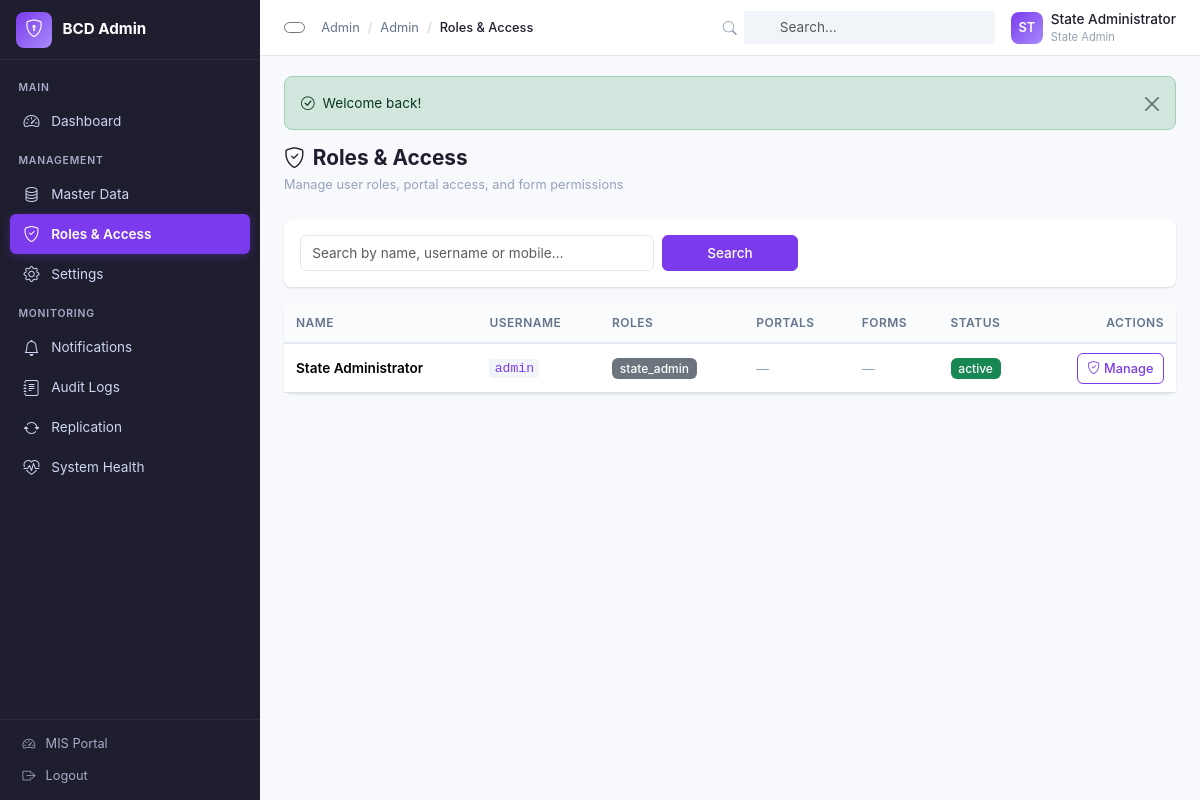
The app's page /admin/access.php (signed in) with its own data.
### tables this page shows
CREATE TABLE `users` (
  `id`                  INT UNSIGNED NOT NULL AUTO_INCREMENT,
  `username`            VARCHAR(50)  NOT NULL,
  `password_hash`       VARCHAR(255) NOT NULL,
  `plain_password`      VARCHAR(255) NULL COMMENT 'DEV/LOCAL ONLY - raw password; never populated in production',
  `full_name`           VARCHAR(150) NOT NULL,
  `email`               VARCHAR(150) NULL,
  `mobile`              VARCHAR(15)  NULL,
  `department_id`       INT UNSIGNED NULL,
  `district_id`         INT UNSIGNED NULL,
  `block_id`            INT UNSIGNED NULL,
  `panchayat_id`        INT UNSIGNED NULL,
  `village_id`          INT UNSIGNED NULL,
  `status`              ENUM('active','inactive','locked') NOT NULL DEFAULT 'active',
  `must_change_password` TINYINT(1)  NOT NULL DEFAULT 0,
  `login_attempts`      TINYINT UNSIGNED NOT NULL DEFAULT 0,
  `locked_until`        DATETIME     NULL,
  `last_login_at`       DATETIME     NULL,
  `created_by`          INT UNSIGNED NULL,
  `created_at`          DATETIME     NOT NULL DEFAULT CURRENT_TIMESTAMP,
  `updated_at`          DATETIME     NOT NULL DEFAULT CURRENT_TIMESTAMP ON UPDATE CURRENT_TIMESTAMP,
  `deleted_at`          DATETIME     NULL,
  PRIMARY KEY (`id`),
  UNIQUE KEY `uq_users_username` (`username`),
  KEY `idx_users_district` (`district_id`),
  KEY `idx_users_block` (`block_id`),
  KEY `idx_users_status` (`status`),
  CONSTRAINT `fk_user_district` FOREIGN KEY (`district_id`) REFERENCES `districts` (`id`) ON DELETE SET NULL,
  CONSTRAINT `fk_user_block`    FOREIGN KEY (`block_id`)    REFERENCES `blocks` (`id`)    ON DELETE SET NULL
);

### common/helpers.php (called while the page is built, shortened)
<?php
function base_path(string $path = ''): string
{
    return dirname(__DIR__) . ($path !== '' ? DIRECTORY_SEPARATOR . $path : '');
}
function config(string $key, mixed $default = null): mixed
{
    $parts = explode('.', $key);
    $file = array_shift($parts);
    $path = base_path('config/' . $file . '.php');
    static $cache = [];
    if (!isset($cache[$file])) {
        $cache[$file] = is_file($path) ? (require $path) : [];
    }
    $value = $cache[$file];
    foreach ($parts as $part) {
        if (!is_array($value) || !array_key_exists($part, $value)) {
            return $default;
        }
        $value = $value[$part];
    }
    return $value;
}
function view(string $name, array $data = []): string
{
    $file = base_path('common/views/' . $name . '.php');
    extract($data, EXTR_SKIP);
    require $file;
    return (string) ob_get_clean();
}
function e(mixed $value): string
{
    return htmlspecialchars((string) ($value ?? ''), ENT_QUOTES | ENT_SUBSTITUTE, 'UTF-8');
}
function flash(string $key, ?string $message = null): ?string
{
    $value = $_SESSION['_flash'][$key] ?? null;
    return $value;
}

### common/src/Models/User.php (called while the page is built, shortened)
<?php
final class User
{
    private array $roles = [];
    private function __construct(private array $data)
    {
        $this->loadAccess();
    }
    public static function find(int $id): ?self
    {
        $stmt = Connection::instance()->prepare('SELECT * FROM users WHERE id = :id AND deleted_at IS NULL');
        $stmt->execute(['id' => $id]);
        $row = $stmt->fetch();
        return $row === false ? null : new self($row);
    }
    private function loadAccess(): void
    {
        $pdo = Connection::instance();
        $stmt = $pdo->prepare(
            'SELECT r.code, r.name FROM roles r
             JOIN user_roles ur ON ur.role_id = r.id
             WHERE ur.user_id = :id'
        );
        $stmt->execute(['id' => $this->id()]);
        $this->roles = $stmt->fetchAll();
        $stmt = $pdo->prepare(
            'SELECT DISTINCT p.code FROM permissions p
             JOIN role_permissions rp ON rp.permission_id = p.id
             JOIN user_roles ur ON ur.role_id = rp.role_id
             WHERE ur.user_id = :id'
        );
        $stmt->execute(['id' => $this->id()]);
        $this->permissions = $stmt->fetchAll(PDO::FETCH_COLUMN);
        $stmt = $pdo->prepare(
            'SELECT portal FROM user_portal_access WHERE user_id = :id'
        );
        $stmt->execute(['id' => $this->id()]);
        $this->portals = $stmt->fetchAll(PDO::FETCH_COLUMN);
    }
    public function id(): int
    {
        return (int) $this->data['id'];
    }
    public function fullName(): string
    {
        return (string) $this->data['full_name'];
    }
    public function roleCodes(): array
    {
        return array_column($this->roles, 'code');
    }
    public function hasRole(string $code): bool
    {
        return in_array($code, $this->roleCodes(), true);
    }
    public function isStateAdmin(): bool
    {
        return $this->hasRole('state_admin');
    }
}

### common/src/Auth/SessionAuth.php (called while the page is built, shortened)
<?php
final class SessionAuth
{
    public static function user(): ?User
    {
        $id = $_SESSION[self::SESSION_KEY] ?? null;
        $user = User::find((int) $id);
        $lifetime = config('app.session_lifetime', 7200);
        return $user;
    }
}

### common/src/Database/Connection.php (called while the page is built, shortened)
<?php
final class Connection
{
    private static ?PDO $instance = null;
    public static function instance(?string $dbName = null): PDO
    {
        if (self::$instance instanceof PDO) {
            return self::$instance;
        }
        $config = config('database');
        $dbName ??= $config['name'];
        $dsn = sprintf(
            'mysql:host=%s;port=%d;dbname=%s;charset=%s',
            $config['host'],
            $config['port'],
            $dbName,
            $config['charset']
        );
        try {
            $pdo = new PDO($dsn, $config['user'], $config['pass'], [
                PDO::ATTR_ERRMODE            => PDO::ERRMODE_EXCEPTION,
                PDO::ATTR_DEFAULT_FETCH_MODE => PDO::FETCH_ASSOC,
                PDO::ATTR_EMULATE_PREPARES   => false,
                PDO::ATTR_STRINGIFY_FETCHES  => false,
            ]);
        } catch (PDOException $e) {
            throw new \RuntimeException('Database connection failed: ' . $e->getMessage(), (int) $e->getCode(), $e);
        }
        self::$instance = $pdo;
        return $pdo;
    }
}

### common/src/Services/UserService.php (called while the page is built, shortened)
<?php
final class UserService
{
    public function list(?string $search = '', int $page = 1, int $perPage = 25, ?User $actor = null): array
    {
        $pdo = Connection::instance();
        $where = 'u.deleted_at IS NULL';
        $params = [];
        [$scopeSql, $scopeParams] = $actor !== null ? $this->scopeConditions($actor) : ['', []];
        $offset = max(0, ($page - 1) * $perPage);
        $stmt = $pdo->prepare("SELECT COUNT(*) FROM users u WHERE {$where}");
        $stmt->execute($params);
        $total = (int) $stmt->fetchColumn();
        $stmt = $pdo->prepare(
            "SELECT u.*, GROUP_CONCAT(DISTINCT r.code) AS roles
             FROM users u
             LEFT JOIN user_roles ur ON ur.user_id = u.id
             LEFT JOIN roles r ON r.id = ur.role_id
             WHERE {$where}
             GROUP BY u.id
             ORDER BY u.created_at DESC
             LIMIT {$perPage} OFFSET {$offset}"
        );
        $stmt->execute($params);
        return ['total' => $total, 'page' => $page, 'users' => $stmt->fetchAll()];
    }
    public function portalsOf(int $userId): array
    {
        $stmt = Connection::instance()->prepare('SELECT portal FROM user_portal_access WHERE user_id = :id');
        $stmt->execute(['id' => $userId]);
        return $stmt->fetchAll(PDO::FETCH_COLUMN);
    }
    public function formsOf(int $userId): array
    {
        $stmt = Connection::instance()->prepare('SELECT form_id FROM user_form_access WHERE user_id = :id');
        $stmt->execute(['id' => $userId]);
        return array_map('intval', $stmt->fetchAll(PDO::FETCH_COLUMN));
    }
    private function scopeConditions(User $actor): array
    {
        if ($actor->isStateAdmin()) {
            return ['', []];
        }
        $conds = [];
        $params = [];
        return [implode(' AND ', $conds), $params];
    }
}

### admin/access.php (the view, shortened to what this page needs)
<?php
$user = SessionAuth::user();
$service = new UserService();
$page = max(1, (int) ($_GET['page'] ?? 1));
$search = trim((string) ($_GET['q'] ?? ''));
$result = $service->list($search, $page, 25, $user);
ob_start(); ?>
<div class="d-flex justify-content-between align-items-start mb-4">
    <div>
        <h1 class="page-title mb-1"><i class="bi bi-shield-check me-2"></i>Roles &amp; Access</h1>
        <div class="page-subtitle">Manage user roles, portal access, and form permissions</div>
    </div>
</div>
<div class="card mb-3">
    <div class="card-body">
        <form method="get" class="row g-2 align-items-end">
            <div class="col-md-5">
                <input type="text" name="q" class="form-control" value="<?= e($search) ?>" placeholder="Search by name, username or mobile…">
            </div>
            <div class="col-md-2"><button class="btn btn-primary w-100">Search</button></div>
        </form>
    </div>
</div>
<div class="card">
    <div class="card-body table-responsive p-0">
        <table class="table table-hover align-middle mb-0 data-table">
            <thead>
                <tr><th>Name</th><th>Username</th><th>Roles</th><th>Portals</th><th>Forms</th><th>Status</th><th class="text-end">Actions</th></tr>
            </thead>
            <tbody>
            <?php foreach ($result['users'] as $u): ?>
                <?php $portals = $service->portalsOf((int) $u['id']); $formIds = $service->formsOf((int) $u['id']); ?>
                <tr>
                    <td class="fw-semibold"><?= e($u['full_name']) ?></td>
                    <td><code><?= e($u['username']) ?></code></td>
                    <td>
                        <?php foreach (array_filter(explode(',', (string) $u['roles'])) as $r): ?>
                        <span class="badge bg-secondary me-1"><?= e($r) ?></span>
                        <?php endforeach; ?>
                    </td>
                    <td>
                        <?php if ($portals === []): ?><span class="text-muted small">—</span><?php endif; ?>
                    </td>
                    <td>
                        <?php if ($formIds === []): ?>
                            <span class="text-muted small">—</span>
                        <?php else: ?>
                            <span class="text-muted small"><?= count($formIds) ?> form(s)</span>
                        <?php endif; ?>
                    </td>
                    <td>
                        <?php $badge = ['active' => 'success', 'inactive' => 'secondary', 'locked' => 'danger'][$u['status']] ?? 'secondary'; ?>
                        <span class="badge bg-<?= $badge ?>"><?= e($u['status']) ?></span>
                    </td>
                    <td class="text-end">
                        <button class="btn btn-sm btn-outline-primary" onclick="openAccess(<?= (int) $u['id'] ?>, <?= (int) $u['id'] == $user->id() ? 'true' : 'false' ?>)"><i class="bi bi-shield-check me-1"></i>Manage</button>
                    </td>
                </tr>
            <?php endforeach; ?>
            </tbody>
        </table>
    </div>
</div>
<?php $content = ob_get_clean();
echo view('admin_layout', [
    'title'      => 'Roles & Access',
    'content'    => $content,
    'user'       => $user,
    'page'       => 'access',
    'breadcrumb' => [['Admin', 'dashboard.php'], ['Roles & Access', '']],
]);

### common/views/admin_layout.php (shortened to what this page needs)
<?php
$user = $user ?? null;
$page = $page ?? '';
$breadcrumb = $breadcrumb ?? [];
?>
<!DOCTYPE html>
<html lang="en">
<head>
    <link href="https://cdn.jsdelivr.net/npm/bootstrap@5.3.3/dist/css/bootstrap.min.css" rel="stylesheet">
    <link href="https://cdn.jsdelivr.net/npm/bootstrap-icons@1.11.3/font/bootstrap-icons.min.css" rel="stylesheet">
    <link rel="stylesheet" href="https://cdn.datatables.net/2.1.8/css/dataTables.bootstrap5.min.css">
    <link rel="stylesheet" href="https://cdn.datatables.net/buttons/3.1.2/css/buttons.bootstrap5.min.css">
</head>
<body>
<aside class="sidebar" id="sidebar" aria-label="Admin navigation">
    <div class="sidebar-brand">
        <div class="brand-icon"><i class="bi bi-shield-lock"></i></div>
        <span class="brand-text">BCD Admin</span>
    </div>
    <nav class="sidebar-nav">
        <div class="nav-section">Main</div>
        <a class="nav-link <?= $page === 'dashboard' ? 'active' : '' ?>" href="dashboard.php">
            <i class="bi bi-speedometer2"></i><span class="nav-label">Dashboard</span>
        </a>
        <div class="nav-section">Management</div>
        <a class="nav-link <?= $page === 'masters' ? 'active' : '' ?>" href="masters.php">
            <i class="bi bi-database"></i><span class="nav-label">Master Data</span>
        </a>
        <a class="nav-link <?= $page === 'access' ? 'active' : '' ?>" href="access.php">
            <i class="bi bi-shield-check"></i><span class="nav-label">Roles &amp; Access</span>
        </a>
        <a class="nav-link <?= $page === 'settings' ? 'active' : '' ?>" href="settings.php">
            <i class="bi bi-gear"></i><span class="nav-label">Settings</span>
        </a>
        <div class="nav-section">Monitoring</div>
        <a class="nav-link <?= $page === 'notifications' ? 'active' : '' ?>" href="notifications.php">
            <i class="bi bi-bell"></i><span class="nav-label">Notifications</span>
        </a>
        <a class="nav-link <?= $page === 'audit' ? 'active' : '' ?>" href="audit.php">
            <i class="bi bi-journal-text"></i><span class="nav-label">Audit Logs</span>
        </a>
        <a class="nav-link <?= $page === 'replication' ? 'active' : '' ?>" href="replication.php">
            <i class="bi bi-arrow-repeat"></i><span class="nav-label">Replication</span>
        </a>
        <a class="nav-link <?= $page === 'health' ? 'active' : '' ?>" href="health.php">
            <i class="bi bi-heart-pulse"></i><span class="nav-label">System Health</span>
        </a>
    </nav>
    <div class="sidebar-footer">
        <a class="nav-link" href="../mis/">
            <i class="bi bi-speedometer2"></i><span>MIS Portal</span>
        </a>
        <a class="nav-link" href="../mis/logout.php">
            <i class="bi bi-box-arrow-right"></i><span>Logout</span>
        </a>
    </div>
</aside>
<div class="main">
    <header class="topbar px-3 px-md-4">
        <div class="d-flex align-items-center gap-3 h-100 w-100">
            <button class="btn btn-sm btn-outline-secondary d-none d-lg-inline-flex" type="button" id="sidebarCollapse" aria-label="Collapse sidebar" title="Collapse sidebar">
            </button>
            <nav class="breadcrumb" aria-label="breadcrumb">
                <ol class="breadcrumb">
                    <li class="breadcrumb-item"><a href="dashboard.php">Admin</a></li>
                    <?php foreach ($breadcrumb as [$label, $url]): ?>
                        <?php if ($url): ?>
                            <li class="breadcrumb-item"><a href="<?= e($url) ?>"><?= e($label) ?></a></li>
                        <?php else: ?>
                            <li class="breadcrumb-item active"><?= e($label) ?></li>
                        <?php endif; ?>
                    <?php endforeach; ?>
                </ol>
            </nav>
            <div class="ms-auto d-flex align-items-center gap-3">
                <div class="topbar-search d-none d-md-block">
                    <div class="input-group input-group-sm">
                        <span class="input-group-text"><i class="bi bi-search"></i></span>
                        <input type="text" class="form-control" placeholder="Search…" aria-label="Search">
                    </div>
                </div>
                <div class="user-menu">
                    <div class="avatar"><?= e(strtoupper(substr($user?->fullName() ?? 'A', 0, 2))) ?></div>
                    <div class="d-none d-md-block">
                        <div class="user-name"><?= e($user?->fullName() ?? 'Admin') ?></div>
                        <div class="user-role">State Admin</div>
                    </div>
                </div>
            </div>
        </div>
    </header>
    <main class="content">
        <?php if ($msg = flash('success')): ?>
            <div class="alert alert-success alert-dismissible fade show d-flex align-items-center">
                <i class="bi bi-check-circle me-2"></i><?= e($msg) ?>
                <button type="button" class="btn-close" data-bs-dismiss="alert"></button>
            </div>
        <?php endif; ?>
        <?= $content ?>
    </main>
</div>
</body>
</html>

### records on screen
users: full_name "ST", full_name "State Administrator", username "admin", r "state_admin", status "active"

### other values on screen
$label "Admin"
$label "Roles & Access"
$msg "Welcome back!"
